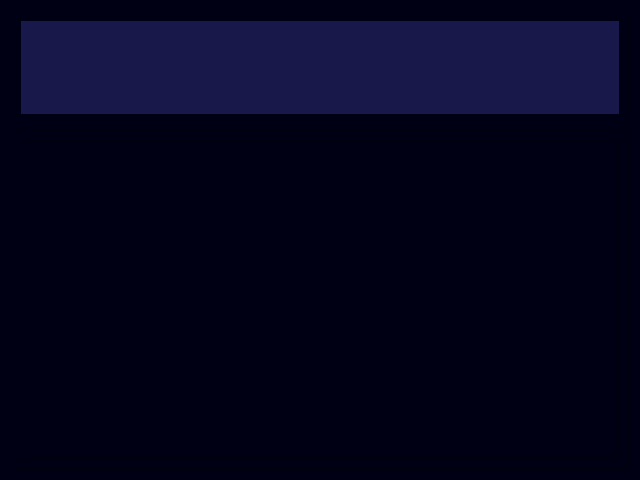
<?xml version="1.0" encoding="UTF-8"?>
<ui version="4.0">
 <class>dataFrom</class>
 <widget class="QWidget" name="dataFrom">
  <property name="geometry">
   <rect>
    <x>0</x>
    <y>0</y>
    <width>640</width>
    <height>480</height>
   </rect>
  </property>
  <property name="windowTitle">
   <string>Form</string>
  </property>
  <property name="styleSheet">
   <string notr="true">background-color: rgb(0, 0, 20);</string>
  </property>
  <layout class="QVBoxLayout" name="verticalLayout" stretch="1,3">
   <item>
    <widget class="QFrame" name="frame">
     <property name="frameShape">
      <enum>QFrame::Shape::StyledPanel</enum>
     </property>
     <property name="frameShadow">
      <enum>QFrame::Shadow::Raised</enum>
     </property>
     <layout class="QHBoxLayout" name="horizontalLayout_2">
      <item>
       <widget class="QLabel" name="title">
        <property name="font">
         <font>
          <family>Impact</family>
          <pointsize>26</pointsize>
         </font>
        </property>
        <property name="styleSheet">
         <string notr="true">background-color: rgba(30, 30, 91, 200);
color: rgb(255, 255, 0);</string>
        </property>
        <property name="text">
         <string/>
        </property>
       </widget>
      </item>
     </layout>
    </widget>
   </item>
   <item>
    <widget class="QFrame" name="frame_2">
     <property name="frameShape">
      <enum>QFrame::Shape::StyledPanel</enum>
     </property>
     <property name="frameShadow">
      <enum>QFrame::Shadow::Raised</enum>
     </property>
     <layout class="QVBoxLayout" name="verticalLayout_2">
      <item>
       <widget class="QPlainTextEdit" name="data">
        <property name="font">
         <font>
          <family>STHupo</family>
          <pointsize>18</pointsize>
         </font>
        </property>
        <property name="styleSheet">
         <string notr="true">color: rgb(0, 170, 255);</string>
        </property>
        <property name="readOnly">
         <bool>true</bool>
        </property>
       </widget>
      </item>
     </layout>
    </widget>
   </item>
  </layout>
 </widget>
 <resources/>
 <connections/>
</ui>
